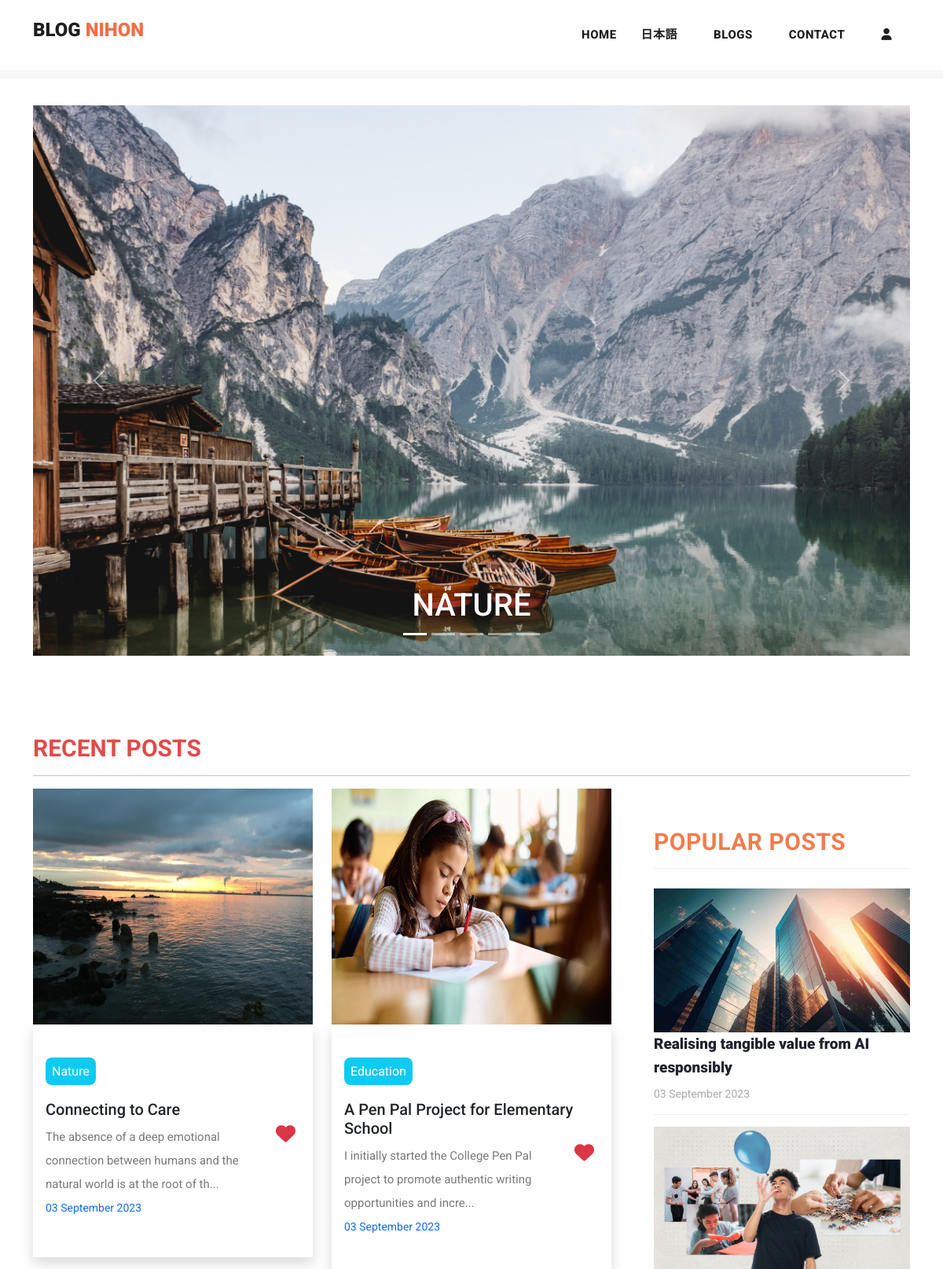
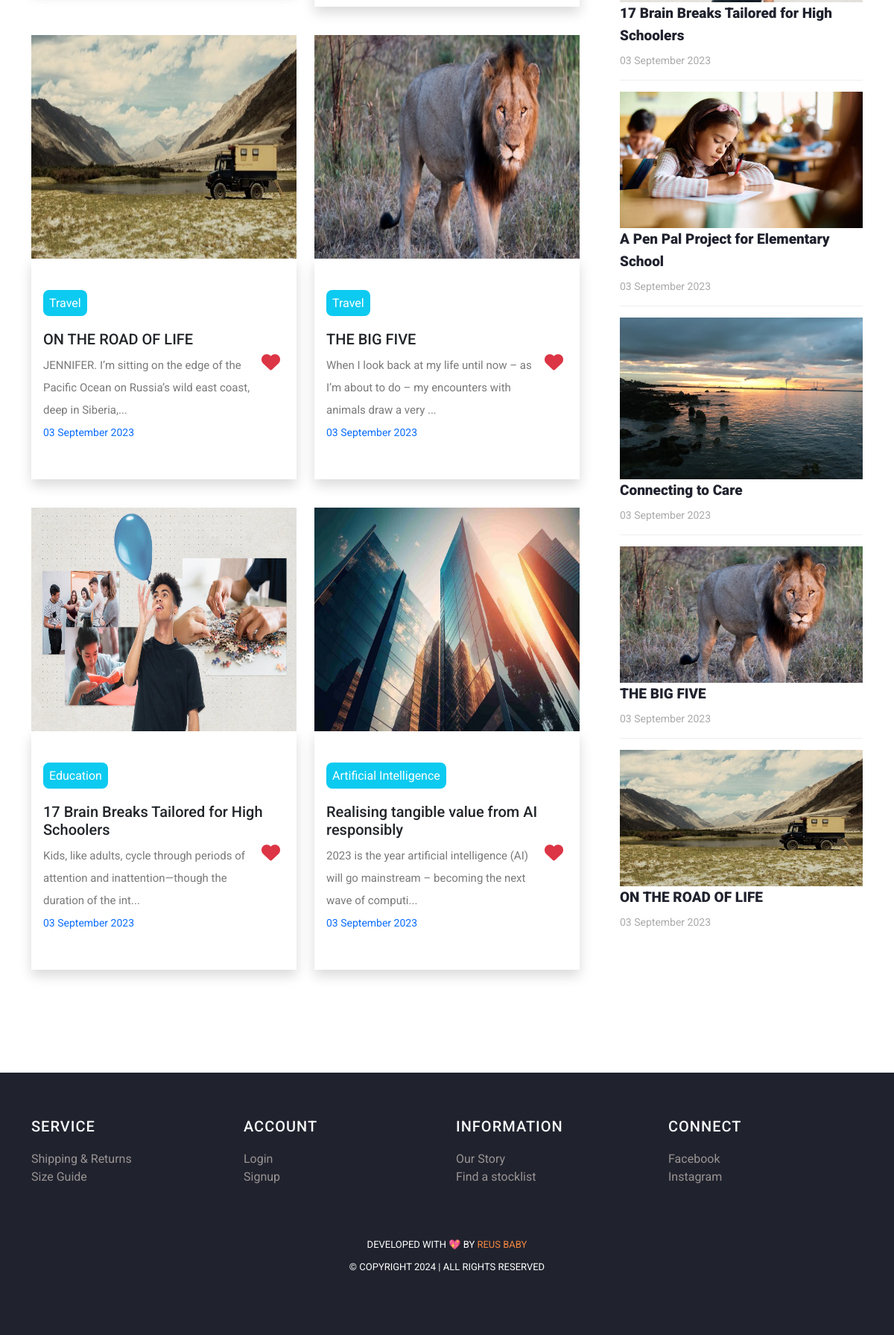
The page / on the database its author committed (2 pictures, top to bottom).
### myapp/models.py (models this page shows, shortened)
class Post(models.Model):
    postname = models.CharField(max_length=600)
    category = models.CharField(max_length=600)
    image = models.ImageField(upload_to='images/posts',blank=True,null=True)
    content = models.CharField(max_length=100000)
    time = models.CharField(default=time,max_length=100, blank=True)
    likes = models.IntegerField(null=True,blank=True,default=0)
    user = models.ForeignKey(User,on_delete=models.CASCADE)

### myapp/views.py (the view)
# urls.py: path("",views.index,name="index"),
def index(request):
    return render(request,"index.html",{
        'posts':Post.objects.filter(user_id=request.user.id).order_by("id").reverse(),
        'top_posts':Post.objects.all().order_by("-likes"),
        'recent_posts':Post.objects.all().order_by("-id"),
        'user':request.user,
        'media_url':settings.MEDIA_URL
    })

### templates/index.html (shortened to what this page needs)
{% load static %}
<!DOCTYPE html>
<html lang="en">
<head>
  <link href="https://cdn.jsdelivr.net/npm/bootstrap@5.3.0-alpha3/dist/css/bootstrap.min.css" rel="stylesheet"
>
  <link href="{% static 'vendor/bootstrap/css/bootstrap.min.css' %}" rel="stylesheet">
  <link href="https://cdn.jsdelivr.net/npm/bootstrap@5.3.1/dist/css/bootstrap.min.css" rel="stylesheet"
>
</head>
<link rel="stylesheet" href="{% static 'assets/css/fontawesome.css' %}">
<link rel="stylesheet" href="https://cdnjs.cloudflare.com/ajax/libs/font-awesome/6.4.2/css/all.min.css">
<link rel="stylesheet" href="{% static 'assets/css/templatemo-stand-blog.css' %}">
<link rel="stylesheet" href="{% static 'assets/css/owl.css' %}">
<link rel="stylesheet" href="{% static 'assets/css/styles.css' %}">
</head>
<body>
  {%include 'header.html'%}
  <div class="container mt-5 carousel">
    <div id="carouselExampleCaptions" class="carousel slide">
      <div class="carousel-indicators">
        <button type="button" data-bs-target="#carouselExampleCaptions" data-bs-slide-to="0" class="active"
          aria-current="true" aria-label="Slide 1"></button>
        <button type="button" data-bs-target="#carouselExampleCaptions" data-bs-slide-to="1"
          aria-label="Slide 2"></button>
        <button type="button" data-bs-target="#carouselExampleCaptions" data-bs-slide-to="2"
          aria-label="Slide 3"></button>
        <button type="button" data-bs-target="#carouselExampleCaptions" data-bs-slide-to="3"
          aria-label="Slide 4"></button>
        <button type="button" data-bs-target="#carouselExampleCaptions" data-bs-slide-to="4"
          aria-label="Slide 5"></button>
      </div>
      <div class="carousel-inner">
        <div class="carousel-item active">
          <img src="{% static 'assets/images/nature.jpg' %}" alt="image1">
          <div class="carousel-caption ">
            <h1>NATURE</h1>
          </div>
        </div>
      </div>
      <button class="carousel-control-prev" type="button" data-bs-target="#carouselExampleCaptions"
        data-bs-slide="prev">
        <span class="carousel-control-prev-icon" aria-hidden="true"></span>
      </button>
      <button class="carousel-control-next" type="button" data-bs-target="#carouselExampleCaptions"
        data-bs-slide="next">
        <span class="carousel-control-next-icon" aria-hidden="true"></span>
      </button>
    </div>
  </div>
  <section class="blog-posts">
    <div class="container">
      <h3 class="mb-2" style="color: rgb(227, 73, 73); font-size: 30px; font-weight: bold;">RECENT POSTS</h3>
      <hr>
      <div class=" row">
        <div class="col-lg-8">
          <div class="all-blog-posts">
            <div class="row">
              {% for post in top_posts|slice:"0:7" %}
              <div class="col col-lg-6 col-12 pb-2 blog-post ">
                <img src="{{media_url}}{{post.image}}" alt="" class="img-fluid" width="100%">
                <div class="px-3 py-5 shadow">
                  <a href="{% url 'post' post.id %}" class="text-decoration-none text-dark mb-3">
                    <span class="text-white bg-info text-center rounded-3 mt-5"
                      style="padding: 8px;">{{post.category}}</span>
                    <h5 class="mt-4">{{post.postname}}</h5>
                  </a>
                  <form method="post" action="{% url 'increaselikes' post.id %}">
                    <button class="float-right small" type="submit"
                      style="border: none; background: transparent; font-size: 25px;"><i
                        class="fa fa-heart text-danger"></i></button>
                  </form>
                  <p class="mt-2">{{post.content|slice:"0:100"}}...</p>
                  <p class="small text-primary">{{post.time}} </p>
                </div>
              </div>
              {% endfor %}
            </div>
          </div>
        </div>
        <div class="col-lg-4">
          <div class="sidebar">
            <div class="row">
              <div class="col-lg-12">
                <div class="sidebar-item recent-posts">
                  <div class="sidebar-heading">
                    <h2 style="color: rgb(240, 124, 78); font-size: 30px; font-weight: bold;">Popular Posts</h2>
                  </div>
                  <div class="content">
                    <ul>
                      {% for post in recent_posts|slice:"0:" %}
                      <li>
                        <img src="{{media_url}}{{post.image}}" class="img-fluid" alt="" width="100%">
                        <a href="post-details.html">
                          <a href="{% url 'post' post.id %}" class="text-decoration-none text-dark">
                            <h5>{{post.postname}}</h5>
                          </a>
                          <span>{{post.time}}</span>
                        </a>
                      </li>
                      {% endfor %}
                    </ul>
                  </div>
                </div>
              </div>
            </div>
          </div>
        </div>
      </div>
    </div>
  </section>
  {% include 'footer.html' %}
</body>
</html>

### static/assets/css/templatemo-stand-blog.css (style rules this page uses)
body { font-family: 'Roboto', sans-serif; overflow-x: hidden; text-rendering: optimizeLegibility; -webkit-font-smoothing: antialiased; -moz-osx-font-smoothing: grayscale; }
p { margin-bottom: 0px; font-size: 15px; font-weight: 400; color: #7a7a7a; line-height: 30px; }
a { text-decoration: none!important; }
ul { padding: 0; margin: 0; list-style: none; }
h1,h2,h3,h4,h5,h6 { margin: 0px; }
.blog-posts { margin-top: 100px; }
.blog-posts .blog-post { margin-bottom: 30px; }
.blog-posts .sidebar-heading h2 { font-size: 18px; text-transform: uppercase; font-weight: 900; letter-spacing: 0.5px; color: #20232e; border-bottom: 1px solid #eee; padding-bottom: 15px; margin-bottom: 25px; }
.sidebar { margin-left: 30px; }
.sidebar .sidebar-item { margin-top: 50px; }
.sidebar .sidebar-heading h2 { font-size: 18px; text-transform: uppercase; font-weight: 900; letter-spacing: 0.5px; color: #20232e; border-bottom: 1px solid #eee; padding-bottom: 15px; margin-bottom: 25px; }
.sidebar .recent-posts ul li { margin-bottom: 15px; padding-bottom: 15px; border-bottom: 1px solid #eee; }
.sidebar .recent-posts ul li:last-child { margin-bottom: 0px; padding-bottom: 0px; border-bottom: none; }
.sidebar .recent-posts ul li h5 { font-size: 19px; font-weight: 900; color: #20232e; line-height: 30px; transition: all 0.3s; }
.sidebar .recent-posts ul li span { display: block; font-size: 14px; color: #aaa; margin-top: 8px; }

### static/assets/css/styles.css (style rules this page uses)
.carousel img { width: 100%; height: 700px; }
.blog-posts .blog-post img, .blog-post img { height: 300px; }

### templates/footer.html (style rules this page uses)
li { text-decoration: none; text-align: left; }
li a { color: rgb(153, 147, 147); }

### rows shown on the page
Post: image (picture), category "Nature", postname "Connecting to Care", content "The absence of a deep emotional connection between humans and the natural world is at the root of th", time "03 September 2023"
Post: image (picture), category "Education", postname "A Pen Pal Project for Elementary School", content "I initially started the College Pen Pal project to promote authentic writing opportunities and incre", time "03 September 2023"
Post: image (picture), category "Travel", postname "ON THE ROAD OF LIFE", content "JENNIFER. I’m sitting on the edge of the Pacific Ocean on Russia’s wild east coast, deep in Siberia,", time "03 September 2023"
Post: image (picture), category "Travel", postname "THE BIG FIVE", content "When I look back at my life until now – as I’m about to do – my encounters with animals draw a very", time "03 September 2023"
Post: image (picture), category "Education", postname "17 Brain Breaks Tailored for High Schoolers", content "Kids, like adults, cycle through periods of attention and inattention—though the duration of the int", time "03 September 2023"
Post: image (picture), category "Artificial Intelligence", postname "Realising tangible value from AI responsibly", content "2023 is the year artificial intelligence (AI) will go mainstream – becoming the next wave of computi", time "03 September 2023"
